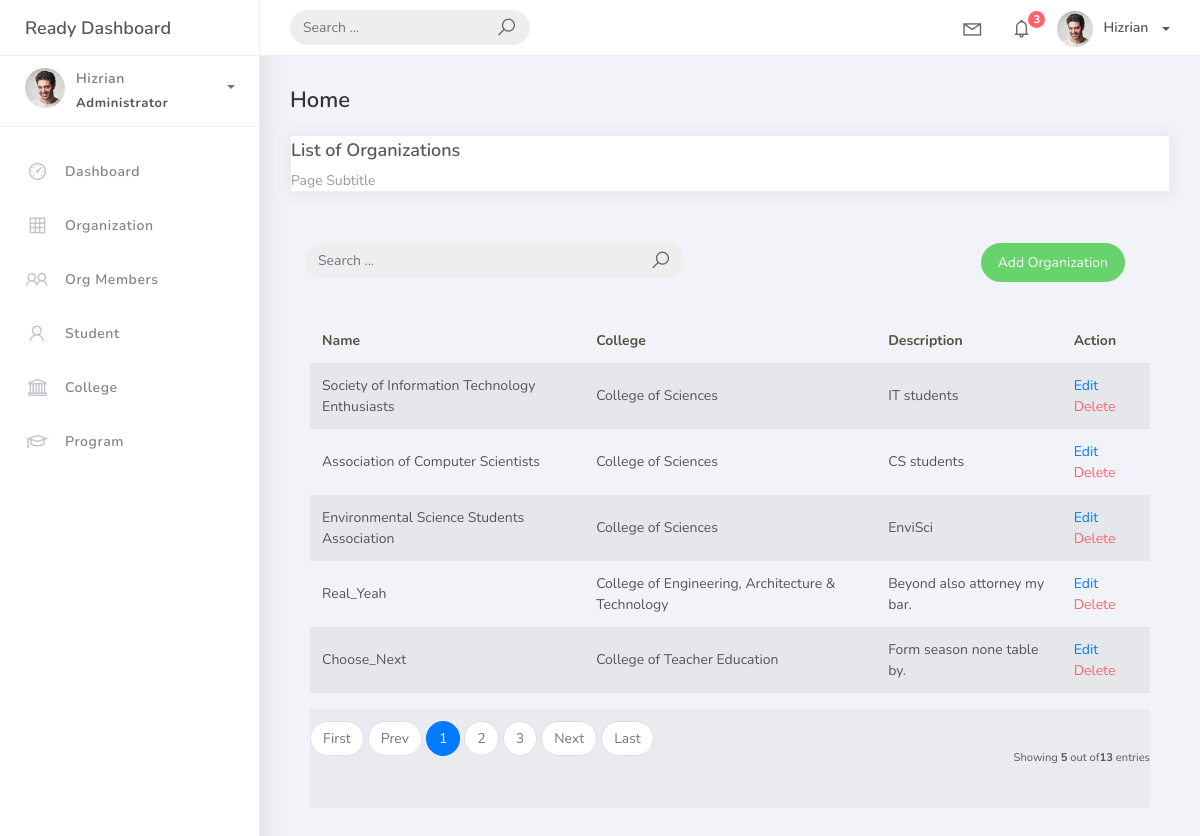
Screenshot of /organization_list with the database file from the repository.
### studentorg/models.py (models this page shows, shortened)
class BaseModel(models.Model):
    created_at = models.DateTimeField(auto_now_add=True, db_index=True)
    updated_at = models.DateTimeField(auto_now=True)
    class Meta:
        abstract = True

class Organization(BaseModel):
    name = models.CharField(max_length=250)
    college = models.ForeignKey(
        College, null=True, blank=True, on_delete=models.CASCADE
    )
    description = models.CharField(max_length=500)

class College(BaseModel):
    college_name = models.CharField(max_length=150)
    def __str__(self):
        return self.college_name

### studentorg/views.py (the view)
# urls.py: path('organization_list', OrganizationList.as_view(), name='organization-list'),
class OrganizationList(ListView):
    model = Organization
    context_object_name = 'organization'
    template_name = 'org_list.html'
    paginate_by = 5
    def get_queryset(self, *args, **kwargs):
        qs = super(OrganizationList, self).get_queryset(*args, **kwargs)
        if self.request.GET.get("q") != None:
            query = self.request.GET.get('q')
            qs = qs.filter(Q(name__icontains=query) |
                            Q(description__icontains=query))
        return qs

### templates/org_list.html
{% extends 'base.html' %} {% load static %} {% block content %}
<div class="content">
    <div class="container-fluid">
        <h4 class="page-title">Home</h4>
        <div class="row">
            <div class="col-md-12">
                <div class="card">
                    <div class="card-title">List of Organizations</div>
                    <div class="card-category">Page Subtitle</div>
                </div>
                <br />
                    <div class="col-md-12 row">
                        <div class="col-md-6">
                            <form class="navbar-left navbar-form nav-search mr-md-3" action="{% url 'organization-list' %}">
                                <div class="input-group">
                                    <input type="text" placeholder="Search ..." class="form-control" name="q" />
                                    <div class="input-group-append">
                                        <span class="input-group-text">
                                            <i class="la la-search search-icon"></i>
                                        </span>
                                    </div>
                                </div>
                            </form>
                        </div>
                        <div class="col-md-6">
                            <div class="pull-right">
                                <a href="{% url 'organization-add' %}" class="btn btn-success btn-rounded">Add Organization</a>
                            </div>
                        </div>
                    </div>
                <div class="card-body">
                    <table class="table table-striped mt-3">
                            <thead>
                                <tr>
                                    <th scope="col">Name</th>
                                    <th scope="col">College</th>
                                    <th scope="col">Description</th>
                                    <th scope="col">Action</th>
                                </tr>
                            </thead>
                            <tbody>
                                {% for object in object_list %}
                                <tr>
                                    <td>{{ object.name }}</td>
                                    <td>{{ object.college }}</td>
                                    <td>{{ object.description }}</td>
                                    <td>
                                        <a href="organization_list/{{ object.id }}">Edit</a>
                                        <a href="organization_list/{{ object.id }}/delete" class="text-danger">Delete</a>
                                    </td>
                                </tr>
                                {% empty %}
                                <tr>
                                    <td colspan="4" style="text-align: center;">
                                        <p class="text-sm font-weight-bold mb-0">No Records Found</p>
                                    </td>
                                </tr>
                                {% endfor %}
                            </tbody>
                        </table>
                        {% include 'includes/pagination.html' %}
                    </div>
                </div>
            </div>
        </div>
    </div>
</div>
{% endblock %}

### rows the page displays
Organization: name "Society of Information Technology Enthusiasts", college "College of Sciences", description "IT students"
Organization: name "Association of Computer Scientists", college "College of Sciences", description "CS students"
Organization: name "Environmental Science Students Association", college "College of Sciences", description "EnviSci"
Organization: name "Real_Yeah", college "College of Engineering, Architecture & Technology", description "Beyond also attorney my bar."
Organization: name "Choose_Next", college "College of Teacher Education", description "Form season none table by."

### other values shown
{{ page_num }} "1"
{{ page_num }} "2" "3"
{{ object_list.count }} "5"
{{ paginator.count }} "13"
